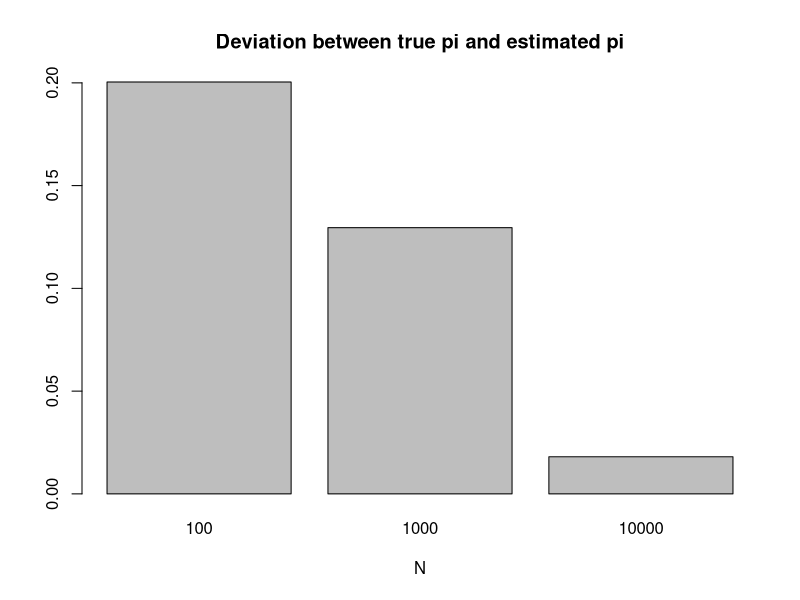

Here is the R script that generated this plot:

#' Exercise 6
#' Run BuffonsNeedle.R several times for each of 100, 1000, and 10000
#' experiments.
#' Does the accuracy of the experimental approximation
#' for pi improve as the number of experiments increases?

N = c(100, 1000, 10000)
est_pi = rep(0, length(N))
for (i in 1:length(N)) {
  n = N[i]
  theta_data = runif(n) * pi / 2 # angle of needles
  ddata = runif(n) / 2 # the distance from the center of needle to the nearest lines
  est_pi[i] = 2 / (length(ddata[ddata / sin(theta_data) < 1 / 2]) / n) # estimate pi
}

par(mfrow=c(1,1))
barplot(sqrt((pi-est_pi)^2), main='Deviation between true pi and estimated pi',
        xlab='N', names.arg=N)
